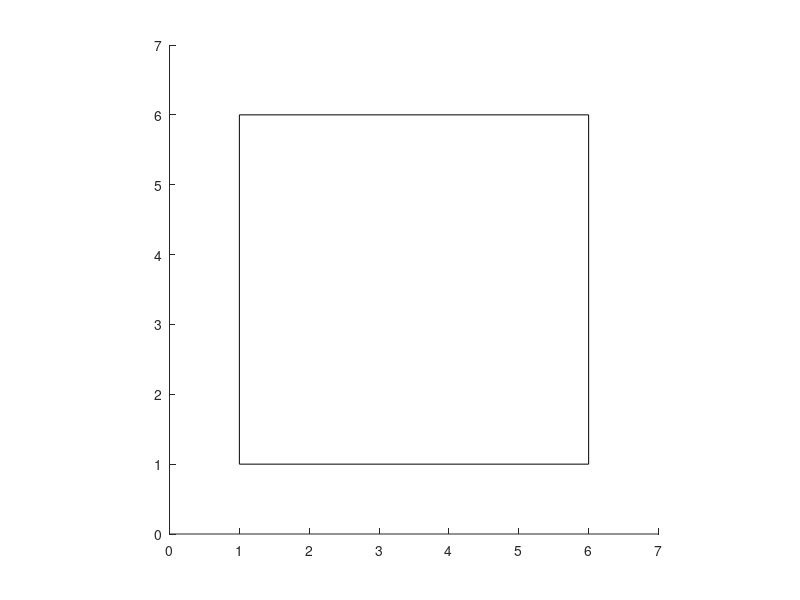

Reproduce this figure in MATLAB. (Note: this script raises an error after producing the figure.)
Ax = 1; Ay = 6;
Bx = 6; By = 6;
Cx = 6; Cy = 1;
Dx = 1; Dy = 1;

x1 = 0.1;
x2 = 0.3;
x3 = 0.2;
x4 = 0.4;

X=[1 1;1 1];
rectangle('Position', [1 1 5 5])
axis equal
axis([0 7 0 7])

hold on;
plot(Ax,Ay,'O',"Color",[1,0,0]);
plot(Bx,By,'O',"Color",[0,1,0]);
plot(Cx,Cy,'O',"Color",[0,0,1]);
plot(Dx,Dy,'O',"Color",[0,0,0]);
pause(1);

while any(abs(X) > 0.2, 'all')
    rectangle('Position', [1 1 5 5])
    axis equal
    axis([0 7 0 7])
      
    Vab = [Bx-Ax, By-Ay];
    nA= norm(Vab);
    V1 = Vab/nA .* x1;
    Ax = Ax + V1(1);
    Ay = Ay + V1(2);
    
    Vbc = [Cx-Bx, Cy-By];
    nB = norm(Vbc);
    V2 = Vbc/nB .* x2;
    Bx = Bx + V2(1);
    By = By + V2(2);
    
    Vcd = [Dx-Cx, Dy-Cy];
    nC = norm(Vcd);
    V3 = Vcd/nC .* x3;
    Cx = Cx + V3(1);
    Cy = Cy + V3(2);
    
    Vda = [Ax-Dx, Ay-Dy];
    nD = norm(Vda);
    V4 = Vda/nD .* x4;
    Dx = Dx + V4(1);
    Dy = Dy + V4(2);
    
    X=[Vab Vbc;Vcd Vda];

    plot(Ax,Ay,'O',"Color",[1,0,0]);
    plot(Bx,By,'O',"Color",[0,1,0]);
    plot(Cx,Cy,'O',"Color",[0,0,1]);
    plot(Dx,Dy,'O',"Color",[0,0,0]);
    pause(0.1);
end